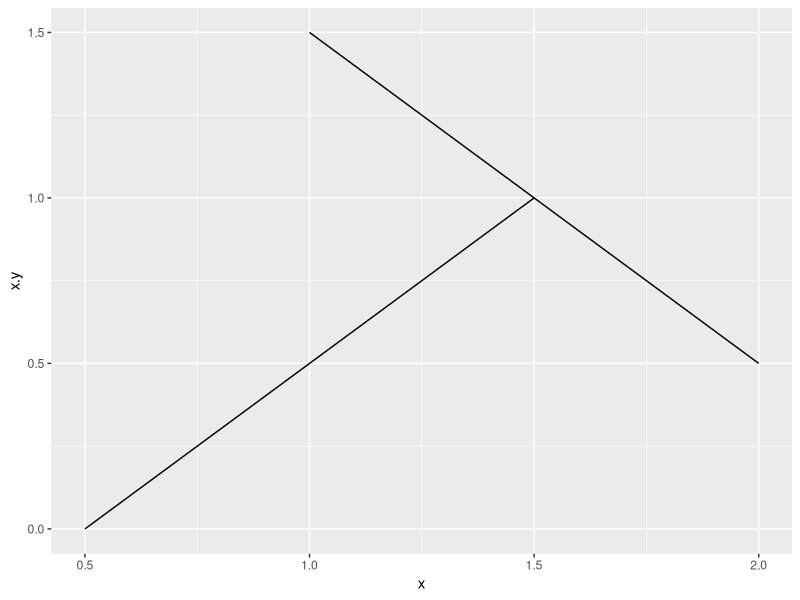
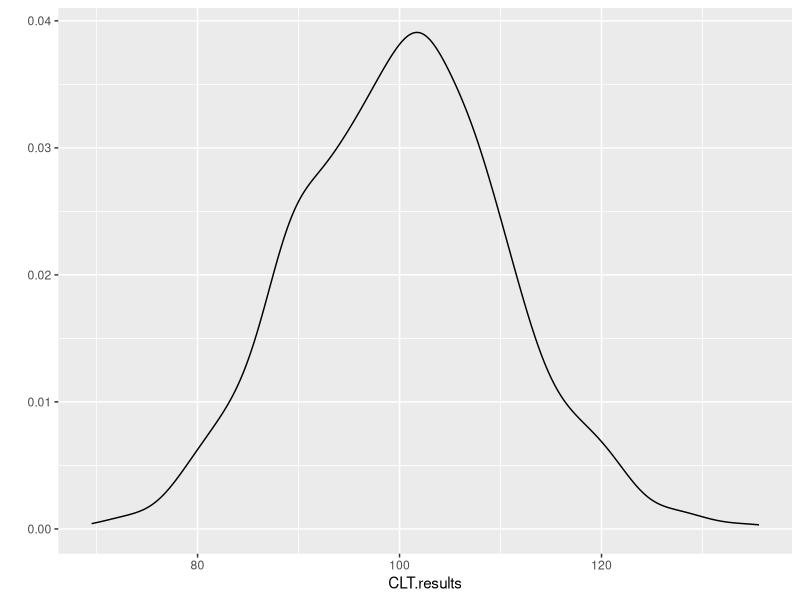

R code for these plots, in order:
## ---- chunk 1
library(ggplot2)
library(magrittr)
## ---- chunk 2
(63/14) - (45/28)^2
## ---- chunk 3
x.y <- seq(from = 0, to = 1, by = 0.01)
y.x <- seq(from = 1, to = 2, by = 0.01)

y <- (3/2) - x.y 
x <- y.x - (1/2)

joint.rv <- cbind(x.y, x, y.x, y) %>% as.data.frame()

ggplot(joint.rv) + geom_line(aes(x=x, y=x.y)) + geom_line(aes(x=y.x, y=y))
## ---- chunk 4
obs <- c(7.3, 6.1, 3.8, 8.4, 6.9, 7.1, 5.3, 8.2, 4.9, 5.8)
(X.bar <- sum(obs) / length(obs))
## ---- chunk 5
(S2 <- cov(obs, obs))
## ---- chunk 6
t.test(obs)
## ---- chunk 7
sigma = sqrt(S2)                  
st.error = sigma/sqrt(length(obs))     
margin.error = qnorm(.975) * st.error      
X.bar + c(-margin.error, margin.error) 
## ---- chunk 8
(CLT.prob <- pnorm(110, mean = 100, sd = 10, lower.tail = TRUE) - 
   pnorm(100, mean = 100, sd = 10, lower.tail = TRUE))
## ---- chunk 9
exp.sim <- function(){return(rexp(100) %>% sum())}

CLT.results <- replicate(1000, exp.sim())

qplot(CLT.results, geom = "density")

(sim.prob <- length(which(CLT.results >= 100 & CLT.results <= 110)) / length(CLT.results))
## ---- chunk 10
satellite.pdf <- function(years){return(-exp(-0.4 * years))}
(yr.prob.5 <-  1 - (satellite.pdf(5) - satellite.pdf(0)))
## ---- chunk 11
(yr.prob.3.6 <- satellite.pdf(6) - satellite.pdf(3))
## ---- chunk 12
linkage.length <- function(){
  len <- rnorm(1, 60, sqrt(0.09)) + rnorm(1, 40, sqrt(0.05)) + rnorm(1, 50, sqrt(0.11))
  return(len)
}

linkage.length.sim <- replicate(1000, linkage.length())
summary(linkage.length.sim); var(linkage.length.sim)
## ---- chunk 13
1 - pnorm(150.2, mean = 150, sd = sqrt(0.25))
## ---- chunk 14
pnorm(150.21, mean = 150, sd = sqrt(0.25)) - pnorm(149.83, mean = 150, sd = sqrt(0.25))
